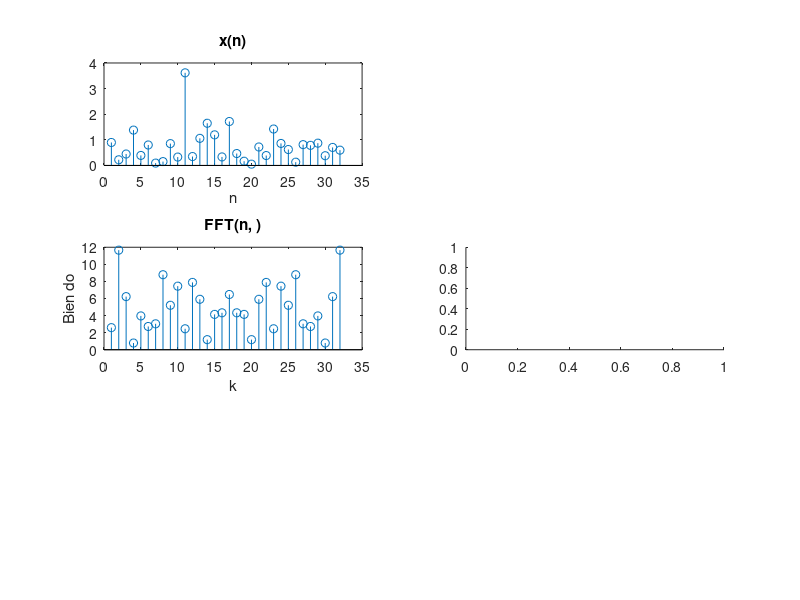

Source code (MATLAB): (Note: this script raises an error after producing the figure.)
clf;
x = [0 1 2 3 4 5 6 7 8 9];
M=5;
N = length(x)-1; 
n = 0:N;
%y = circshift1(x,5);
y = circshift(x,[1,-M]);
XF = fft(x);
YF = fft(y);subplot(2,2,1)
stem(n,abs(XF)); grid
title('Magnitude of DFT of Original Sequence');
subplot(2,2,2)
stem(n,abs(YF)); grid
title('Magnitude of DFT of Circularly ShiftedSequence');
subplot(2,2,3)
stem(n,angle(XF)); grid
title('Phase of DFT of Original Sequence');
subplot(2,2,4)
stem(n,angle(YF)); grid
title('Phase of DFT of Circularly Shifted Sequence');
clf;
N = 32; 
x = randn(1,N); 
y = fft(x,N); 
x1 = ifft(y,N); 
subplot(321),stem(abs(x)); 
title('x(n)');xlabel('n'); 
subplot(323),stem(abs(y)); 
title(['FFT(n,' N ')']);xlabel('k');ylabel('Bien do'); 
subplot(324),stem(angle(cxzczxcy)); 
title(['FFT(n,' N ')']); xlabel('k');ylabel('Pha'); 
subplot(325),stem(abs(x1)); 
title(['IFFT(FFT(n,' N '))']); 
xlabel('k');ylabel('Bien do'); 
subplot(326),stem(angle(x1)); 
title(['IFFT(FFT(n,' N '))']); 
xlabel('k');ylabel('Pha');
